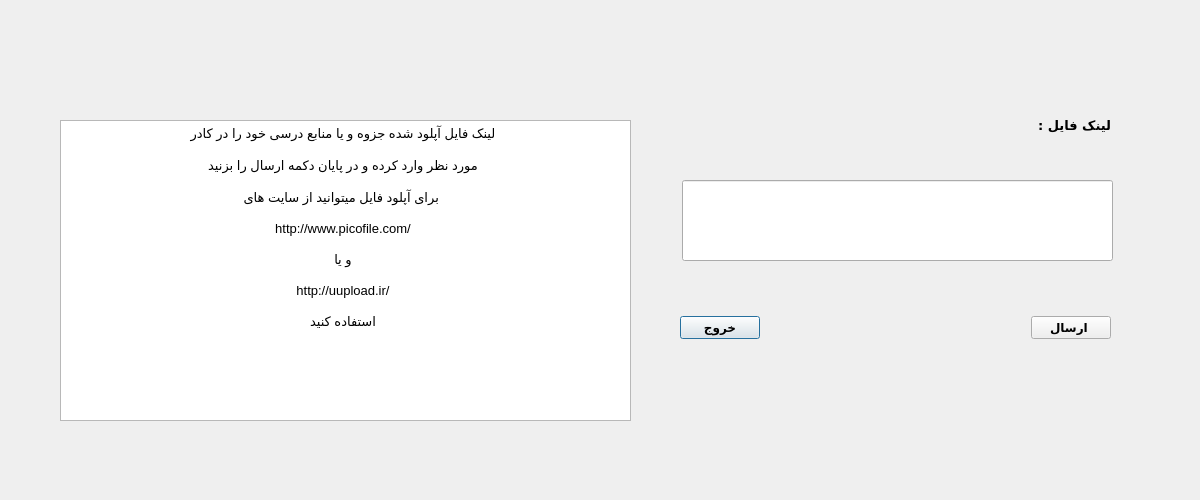
<?xml version="1.0" encoding="UTF-8"?>
<ui version="4.0">
 <class>sendjozve</class>
 <widget class="QDialog" name="sendjozve">
  <property name="geometry">
   <rect>
    <x>0</x>
    <y>0</y>
    <width>1200</width>
    <height>500</height>
   </rect>
  </property>
  <property name="windowTitle">
   <string>Dialog</string>
  </property>
  <widget class="QTextBrowser" name="textBrowser">
   <property name="geometry">
    <rect>
     <x>60</x>
     <y>120</y>
     <width>571</width>
     <height>301</height>
    </rect>
   </property>
   <property name="sizePolicy">
    <sizepolicy hsizetype="Fixed" vsizetype="Fixed">
     <horstretch>0</horstretch>
     <verstretch>0</verstretch>
    </sizepolicy>
   </property>
   <property name="html">
    <string>&lt;!DOCTYPE HTML PUBLIC &quot;-//W3C//DTD HTML 4.0//EN&quot; &quot;http://www.w3.org/TR/REC-html40/strict.dtd&quot;&gt;
&lt;html&gt;&lt;head&gt;&lt;meta name=&quot;qrichtext&quot; content=&quot;1&quot; /&gt;&lt;style type=&quot;text/css&quot;&gt;
p, li { white-space: pre-wrap; }
&lt;/style&gt;&lt;/head&gt;&lt;body style=&quot; font-family:'MS Shell Dlg 2'; font-size:7.8pt; font-weight:400; font-style:normal;&quot;&gt;
&lt;p align=&quot;center&quot; style=&quot; margin-top:0px; margin-bottom:0px; margin-left:0px; margin-right:5px; -qt-block-indent:0; text-indent:0px;&quot;&gt;&lt;span style=&quot; font-size:10pt;&quot;&gt;لینک فایل آپلود شده جزوه و یا منابع درسی خود را در کادر&lt;/span&gt;&lt;/p&gt;
&lt;p align=&quot;center&quot; style=&quot; margin-top:0px; margin-bottom:0px; margin-left:0px; margin-right:5px; -qt-block-indent:0; text-indent:0px;&quot;&gt;&lt;span style=&quot; font-size:10pt;&quot;&gt; &lt;/span&gt;&lt;/p&gt;
&lt;p align=&quot;center&quot; style=&quot; margin-top:0px; margin-bottom:0px; margin-left:0px; margin-right:5px; -qt-block-indent:0; text-indent:0px;&quot;&gt;&lt;span style=&quot; font-size:10pt;&quot;&gt;مورد نظر وارد کرده و در پایان دکمه ارسال را بزنید&lt;/span&gt;&lt;/p&gt;
&lt;p align=&quot;center&quot; style=&quot;-qt-paragraph-type:empty; margin-top:0px; margin-bottom:0px; margin-left:0px; margin-right:5px; -qt-block-indent:0; text-indent:0px; font-size:10pt;&quot;&gt;&lt;br /&gt;&lt;/p&gt;
&lt;p align=&quot;center&quot; style=&quot; margin-top:0px; margin-bottom:0px; margin-left:0px; margin-right:5px; -qt-block-indent:0; text-indent:0px;&quot;&gt;&lt;span style=&quot; font-size:10pt;&quot;&gt;برای آپلود فایل میتوانید از سایت های &lt;/span&gt;&lt;/p&gt;
&lt;p align=&quot;center&quot; style=&quot;-qt-paragraph-type:empty; margin-top:0px; margin-bottom:0px; margin-left:0px; margin-right:5px; -qt-block-indent:0; text-indent:0px; font-size:10pt;&quot;&gt;&lt;br /&gt;&lt;/p&gt;
&lt;p align=&quot;center&quot; style=&quot; margin-top:0px; margin-bottom:0px; margin-left:0px; margin-right:5px; -qt-block-indent:0; text-indent:0px;&quot;&gt;&lt;span style=&quot; font-size:10pt;&quot;&gt;http://www.picofile.com/&lt;/span&gt;&lt;/p&gt;
&lt;p align=&quot;center&quot; style=&quot;-qt-paragraph-type:empty; margin-top:0px; margin-bottom:0px; margin-left:0px; margin-right:5px; -qt-block-indent:0; text-indent:0px; font-size:10pt;&quot;&gt;&lt;br /&gt;&lt;/p&gt;
&lt;p align=&quot;center&quot; style=&quot; margin-top:0px; margin-bottom:0px; margin-left:0px; margin-right:5px; -qt-block-indent:0; text-indent:0px;&quot;&gt;&lt;span style=&quot; font-size:10pt;&quot;&gt;و یا&lt;/span&gt;&lt;/p&gt;
&lt;p align=&quot;center&quot; style=&quot; margin-top:0px; margin-bottom:0px; margin-left:0px; margin-right:5px; -qt-block-indent:0; text-indent:0px;&quot;&gt;&lt;span style=&quot; font-size:10pt;&quot;&gt; &lt;/span&gt;&lt;/p&gt;
&lt;p align=&quot;center&quot; style=&quot; margin-top:0px; margin-bottom:0px; margin-left:0px; margin-right:5px; -qt-block-indent:0; text-indent:0px;&quot;&gt;&lt;span style=&quot; font-size:10pt;&quot;&gt;http://uupload.ir/&lt;/span&gt;&lt;/p&gt;
&lt;p align=&quot;center&quot; style=&quot;-qt-paragraph-type:empty; margin-top:0px; margin-bottom:0px; margin-left:0px; margin-right:5px; -qt-block-indent:0; text-indent:0px; font-size:10pt;&quot;&gt;&lt;br /&gt;&lt;/p&gt;
&lt;p align=&quot;center&quot; style=&quot; margin-top:0px; margin-bottom:0px; margin-left:0px; margin-right:5px; -qt-block-indent:0; text-indent:0px;&quot;&gt;&lt;span style=&quot; font-size:10pt;&quot;&gt;استفاده کنید&lt;/span&gt;&lt;/p&gt;&lt;/body&gt;&lt;/html&gt;</string>
   </property>
  </widget>
  <widget class="QLabel" name="label">
   <property name="geometry">
    <rect>
     <x>1000</x>
     <y>100</y>
     <width>111</width>
     <height>51</height>
    </rect>
   </property>
   <property name="font">
    <font>
     <family>B Koodak</family>
     <pointsize>10</pointsize>
     <weight>75</weight>
     <bold>true</bold>
    </font>
   </property>
   <property name="text">
    <string>لینک فایل :</string>
   </property>
  </widget>
  <widget class="QLineEdit" name="lineEdit_jozve">
   <property name="geometry">
    <rect>
     <x>682</x>
     <y>180</y>
     <width>431</width>
     <height>81</height>
    </rect>
   </property>
  </widget>
  <widget class="QWidget" name="layoutWidget">
   <property name="geometry">
    <rect>
     <x>680</x>
     <y>310</y>
     <width>431</width>
     <height>35</height>
    </rect>
   </property>
   <layout class="QHBoxLayout" name="horizontalLayout">
    <item>
     <widget class="QPushButton" name="pushButton_2">
      <property name="font">
       <font>
        <family>B Nazanin</family>
        <pointsize>9</pointsize>
        <weight>75</weight>
        <bold>true</bold>
       </font>
      </property>
      <property name="text">
       <string>خروج</string>
      </property>
     </widget>
    </item>
    <item>
     <spacer name="horizontalSpacer">
      <property name="orientation">
       <enum>Qt::Horizontal</enum>
      </property>
      <property name="sizeHint" stdset="0">
       <size>
        <width>40</width>
        <height>20</height>
       </size>
      </property>
     </spacer>
    </item>
    <item>
     <widget class="QPushButton" name="pushButton">
      <property name="font">
       <font>
        <family>B Nazanin</family>
        <pointsize>9</pointsize>
        <weight>75</weight>
        <bold>true</bold>
       </font>
      </property>
      <property name="text">
       <string>ارسال </string>
      </property>
     </widget>
    </item>
   </layout>
  </widget>
 </widget>
 <resources/>
 <connections/>
</ui>
